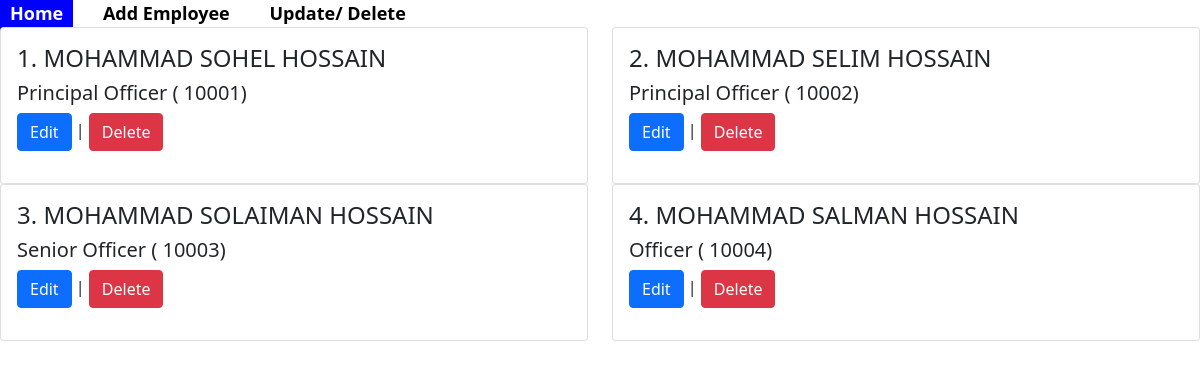
The app's page /employee/edit_employee/ with its own data.
### employees/models.py (models this page shows, shortened)
class Employee(models.Model):
    employee_id = models.CharField(
        max_length=5,
        unique=True,
        validators=[
            employee_id_length,
            RegexValidator(r'^\d{5}$', "Employee ID should contain only digits.")
        ]
    )
    name = models.CharField(max_length=30)
    address = models.TextField()
    phone_number = models.CharField(
        max_length=12,
        validators=[
            RegexValidator(r'^\d+$', "Phone numbers should contain only digits.")
        ]
    )
    salary = models.DecimalField(max_digits=10, decimal_places=2)
    designation = models.ForeignKey(Designation, on_delete=models.CASCADE) #এটির ডাটা Backend এ (admin panel) এন্ট্রি দিতে হবে।
    short_description = models.CharField(max_length=30)

### designation/models.py (models this page shows)
class Designation(models.Model):
    title = models.CharField(max_length=50) #এটির ডাটা Backend এ (admin panel) এন্ট্রি দিতে হবে।
    def __str__(self):
        return self.title

### employees/views.py (the view)
# urls.py: path('', views.home, name='homepage'),
def home(request):
  data = Employee.objects.all()
  return render(request, 'edit_employees.html', {'data': data})

### employees/templates/edit_employees.html
{% extends "base.html" %}
{% block content %}
<div class="row">
  {% for employee in data %}
  <div class="col-sm-6">
    <div class="card">
      <div class="card-body">
        <h4 class="card-title">{{ forloop.counter }}. {{ employee.name }} </h4> <h5 class="card-title"> {{ employee.designation }} ( {{ employee.employee_id }}) </h5>
        <p>
            <a href="{% url 'update_employee' employee.id %}" class="btn btn-primary">Edit</a>
          |
            <a href="{% url 'delete_employee' employee.id %}" class="btn btn-danger">Delete</a>
        </p>
      </div>
    </div>
  </div>
  {% endfor %}
</div>
{% endblock content %}

### records on screen
Employee: name "MOHAMMAD SOHEL HOSSAIN", designation "Principal Officer", employee_id "10001"
Employee: name "MOHAMMAD SELIM HOSSAIN", designation "Principal Officer", employee_id "10002"
Employee: name "MOHAMMAD SOLAIMAN HOSSAIN", designation "Senior Officer", employee_id "10003"
Employee: name "MOHAMMAD SALMAN HOSSAIN", designation "Officer", employee_id "10004"
